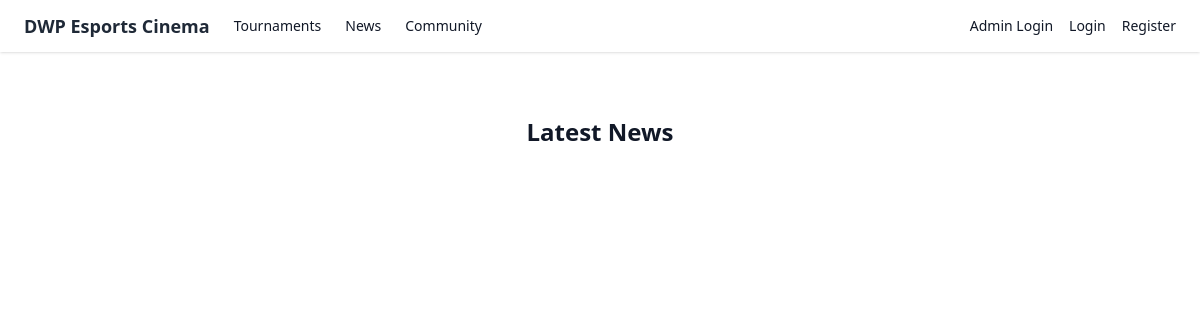
Before: /news.php with the older database file.
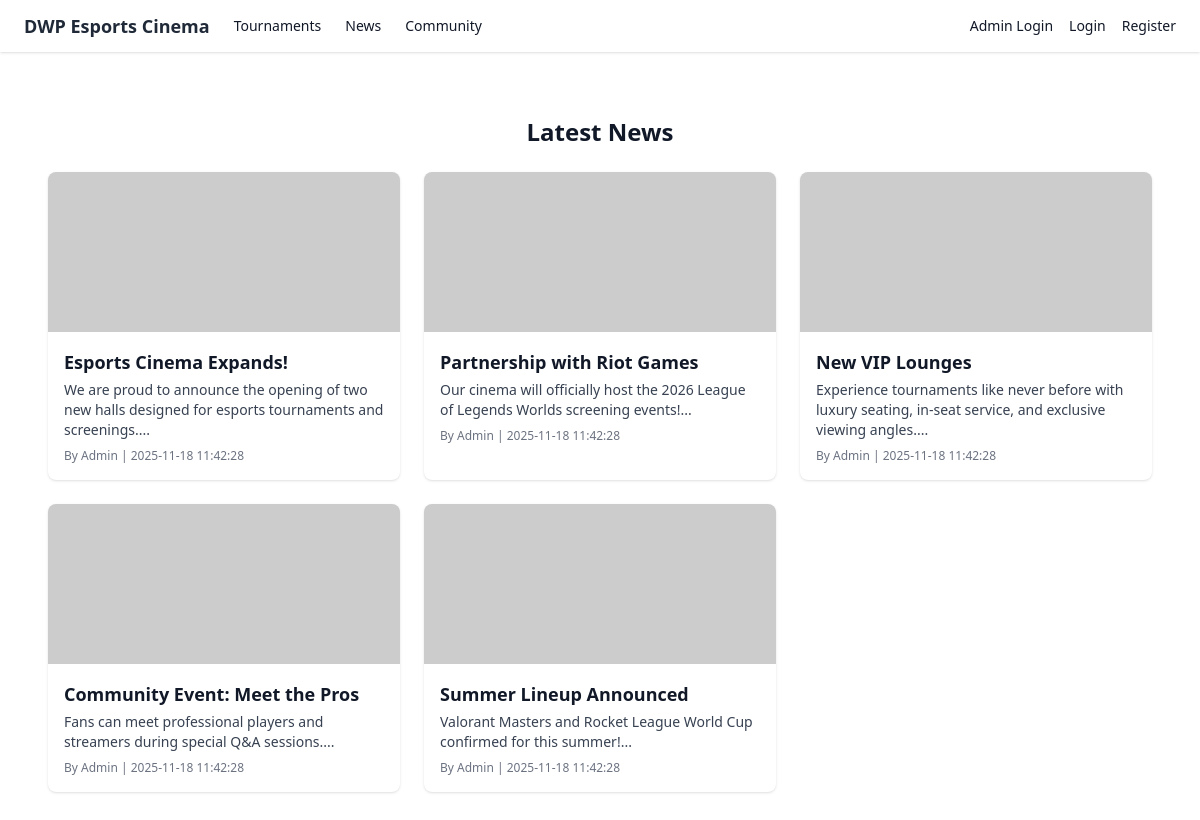
After: the same page with the newer database file.
### tables this page shows
CREATE TABLE News (
    newsID INT PRIMARY KEY AUTO_INCREMENT,
    newsTitle VARCHAR(255) NOT NULL,
    newsContent TEXT NOT NULL,
    newsAuthor VARCHAR(100) NOT NULL,
    newsImage VARCHAR(255),
    newsCreatedAt DATETIME DEFAULT CURRENT_TIMESTAMP
);

### news.php (the view, shortened to what this page needs)
<?php
include __DIR__ . '/includes/navbar.php';
$pdo = Database::getInstance();
$stmt = $pdo->query("
    SELECT newsID,
           newsTitle,
           newsContent,
           newsAuthor,
           newsImage,
           newsCreatedAt
    FROM News
    ORDER BY newsCreatedAt DESC
");
$news = $stmt->fetchAll(PDO::FETCH_ASSOC);
?>
<!DOCTYPE html>
<html lang="en">
<head>
<script src="https://cdn.tailwindcss.com"></script>
</head>
<body class="bg-white text-gray-900">
<main class="max-w-6xl mx-auto px-6 py-16">
    <h2 class="text-2xl font-semibold mb-6 text-center">Latest News</h2>
    <div class="grid md:grid-cols-3 gap-6">
        <?php foreach ($news as $n): ?>
            <div class="bg-white rounded-lg shadow hover:shadow-lg transition overflow-hidden">
                <?php if ($n['newsImage']): ?>
                    <img src="<?= htmlspecialchars($n['newsImage']) ?>" alt="<?= htmlspecialchars($n['newsTitle']) ?>" class="w-full h-40 object-cover">
                <?php endif; ?>
                <div class="p-4">
                    <h3 class="font-semibold text-lg"><?= htmlspecialchars($n['newsTitle']) ?></h3>
                    <p class="text-gray-700 text-sm mt-1"><?= htmlspecialchars(substr($n['newsContent'], 0, 120)) ?>...</p>
                    <p class="text-gray-500 text-xs mt-2">By <?= htmlspecialchars($n['newsAuthor']) ?> | <?= htmlspecialchars($n['newsCreatedAt']) ?></p>
                </div>
            </div>
        <?php endforeach; ?>
    </div>
</main>
</body>
</html>

Changed rows visible on the page:
added news: newsTitle "Esports Cinema Expands!", newsContent "We are proud to announce the opening of two new halls designed for esports tournaments and screenings.", newsAuthor "Admin", newsCreatedAt "2025-11-18 11:42:28"
added news: newsTitle "Partnership with Riot Games", newsContent "Our cinema will officially host the 2026 League of Legends Worlds screening events!", newsAuthor "Admin", newsCreatedAt "2025-11-18 11:42:28"
added news: newsTitle "New VIP Lounges", newsContent "Experience tournaments like never before with luxury seating, in-seat service, and exclusive viewing angles.", newsAuthor "Admin", newsCreatedAt "2025-11-18 11:42:28"
added news: newsTitle "Community Event: Meet the Pros", newsContent "Fans can meet professional players and streamers during special Q&A sessions.", newsAuthor "Admin", newsCreatedAt "2025-11-18 11:42:28"
added news: newsTitle "Summer Lineup Announced", newsContent "Valorant Masters and Rocket League World Cup confirmed for this summer!", newsAuthor "Admin", newsCreatedAt "2025-11-18 11:42:28"
